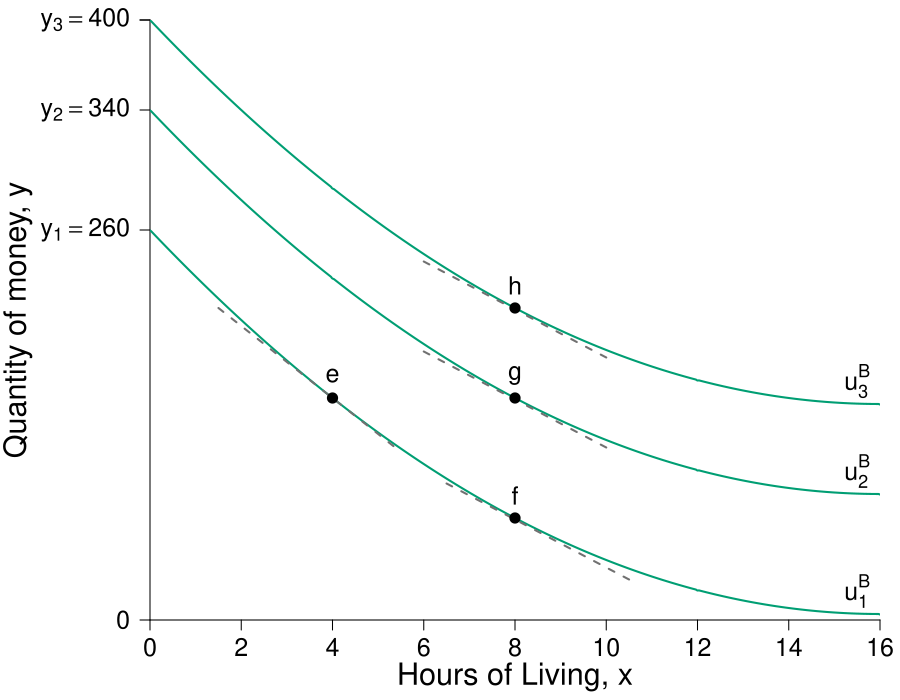

Write the R code that produced this figure.
require(shape)
pdf(file = "property/qql_y_indiff_new.pdf", width = 9, height = 7)

#Set parameters for graphics
namesize <- 1.3
pointsize <- 1.8
axislabelsize <- 1.8
labelsize <- 1.5
namesize <- 1.8
annotatesize <- 1.5
graphlinewidth <- 2
segmentlinewidth <- 1.5


COL <- c("#7fc97f", "#beaed4", "#fdc086", "#ffff99", "#386cb0", "#f0027f", "#bf5b17", "#666666")
COLA <- c("#99d8c9","#66c2a4","#41ae76", "#238b45", "#005824")
COLB <- c("#4eb3d3", "#2b8cbe", "#0868ac","#084081")
Grays <- gray.colors(25, start = 1, end = 0)

#Edited the margins to cater for the larger LHS labels
par(mar =  c(4, 7.5, 1, 1))

mrsA <- function(x, rmax = 32, xmax = 16) {
  rmax - (rmax/xmax)*x
}

uA <- function(x, y, rmax = 32, xmax = 16) {
  (y) + rmax*(x) - (1/2)*(rmax/xmax)*(x)^2
}

indiffA <- function(x, uA = 256, rmax = 32, xmax = 16) {
  uA - rmax*(x) + (1/2)*(rmax/xmax)*(x)^2
}

bcA <- function(x, w = 20, p = 2) {
  w - p*x
}


xlims <- c(0, 16)
ylims <- c(0, 400)

npts <- 501 
x <- seq(xlims[1], xlims[2], length.out = npts)
y <- seq(ylims[1], ylims[2], length.out = npts) 
a <- c(260, 340, 400)

plot(0, 0, xlim = xlims, ylim = ylims, type = "n",
     xlab = expression(paste("")),
     ylab = expression(paste("")), 
     xaxt = "n", 
     yaxt = "n", 
     cex.lab = axislabelsize, 
     bty = "n",
     xaxs="i", 
     yaxs="i")

# ticksy <- seq(from = 0, to = ylims[2], by = 2)
# ylabels <- seq(from = 0, to = ylims[2], by = 2)
# ticksx <- seq(from = 0, to = xlims[2], by = 2)
# xlabels <- seq(from = 0, to = xlims[2], by = 2)
ticksy <- c(0, a[1], a[2], a[3], ylims[2])
ylabels <- c(0, expression(paste(y[1] == 260)), expression(paste(y[2] == 340)), expression(paste(y[3] == 400)), NA)
ticksx <- seq(0, xlims[2], 2)
xlabels <- seq(0, xlims[2], 2)

axis(1, at = ticksx, pos = 0, labels = xlabels, cex.axis = labelsize)
axis(2, at = ticksy, pos = 0, labels = ylabels, las = 1, cex.axis = labelsize)

npts <- 500 
xx1 <- seq(xlims[1], xlims[2], length.out = npts)

#lines(xx1, bcA(xx1, w = 12, p = 1), col = COLB[3], lwd = graphlinewidth)
#lines(xx1, indiffA1(xx1, uA = 20, rmax = 2.5, xmax = 10), col = COLB[4], lwd = graphlinewidth)

#mtext(expression(paste("Hours of Living, ", x)), side=1, line = 2.5, cex = axislabelsize)
text( 0.5*xlims[2],-38, expression(paste("Hours of Living, ", x)), xpd = TRUE, cex = axislabelsize) 
text(-2.9, 0.5*ylims[2], expression(paste("Quantity of money, ", y)), xpd = TRUE, cex = axislabelsize, srt = 90) 

#segments(4.11765, 6.17647, 5.88, 8.88, lty = 1, col = COL[2] , lwd = graphlinewidth)
#text(7.3, 3, expression("Pareto Efficient"))
#text(7.3, 2.5, expression("Curve"))
#Arrows(7.3, 3.5, 7.3, 6.1, col = "black", lty = 1, lwd = 2, arr.type = "triangle", arr.lwd = 0.5)

#Label the iso-welfare functions for the HG, Aisha
text(15.5, indiffA(x = 15.5, uA = a[1]) + 15, expression(u[1]^B), cex = annotatesize)
text(15.5, indiffA(x = 15.5, uA = a[2]) + 15, expression(u[2]^B), cex = annotatesize) 
text(15.5, indiffA(x = 15.5, uA = a[3]) + 15, expression(u[3]^B), cex = annotatesize)
#text(6.6, 8.3, expression(u[4]^A))

#Label mrs function
#text(10, 8, expression(paste(mrs(x,y) == r[max] - frac(r[max], x[max])*x)))
#Arrows(10, 7.5, 10, 5.6, col = "black", lty = 1, lwd = 2, arr.type = "triangle", arr.lwd = 0.5)

#Label satiation
#text(20, 4, expression(paste(x[max] == "Point")))
#text(20, 3, expression(paste("of Satiation")))
#Arrows(20, 2.5, 20, 0.5, col = "black", lty = 1, lwd = 2, arr.type = "triangle", arr.lwd = 0.5)

#Label highest willingness to pay
# text(5, 10.5, expression(paste(r[max] == "Maximum")))
# text(5, 9.5, expression(paste("Willingness to Pay")))
# Arrows(3, 10, 0.5, 10, col = "black", lty = 1, lwd = 2, arr.type = "triangle", arr.lwd = 0.5)


contour(x, y, 
        outer(x, y, uA),
        drawlabels = FALSE,
        col = COLA[3],
        #cex.lab = axislabelsize,
        lwd = graphlinewidth,
        levels = a, 
        xaxs="i", 
        yaxs="i", 
        add = TRUE)

#segments(0, 6, 6, 6, lty = 2, col = "gray" , lwd = segmentlinewidth)
#segments(6, 0, 6, 6, lty = 2, col = "gray" , lwd = segmentlinewidth)


slopeline <- function(x, yint, slope = 1.5){
  yint - slope*x
}

# #segment at 2 hours of work
# segments(2, 0, 2, ylims[2], lty = 2, col = grays[20] , lwd = segmentlinewidth)
# #segment at 10 hours of work


# segments(8, 0, 8, indiffA(x = secondpointsx[2], uA = a[2]), lty = 2, col = grays[20] , lwd = segmentlinewidth)
# segments(0, indiffA(x = secondpointsx[2], uA = a[2]), 8, indiffA(x = secondpointsx[2], uA = a[2]), lty = 2, col = grays[20] , lwd = segmentlinewidth)


# slopex1 <- seq(0.5,3.5,length.out = 200)
# lines(slopex1, slopeline(slopex1, yint = a[1] - 5, slope = mrsA(x = 2)), col = Grays[21], lty = 2, lwd = graphlinewidth)
# lines(slopex1, slopeline(slopex1, yint = a[2] - 5, slope = mrsA(x = 2)), col = Grays[21], lty = 2, lwd = graphlinewidth)
# lines(slopex1, slopeline(slopex1, yint = a[3] - 5, slope = mrsA(x = 2)), col = Grays[21], lty = 2, lwd = graphlinewidth)

slopex1 <- seq(6.5,10.5,length.out = 200)
lines(slopex1, slopeline(slopex1, yint = a[1] - 65, slope = mrsA(x = 8)), col = Grays[21], lty = 2, lwd = graphlinewidth)

slopex2 <- seq(6,10,length.out = 200)
lines(slopex2, slopeline(slopex2, yint = a[2] - 65, slope = mrsA(x = 8)), col = Grays[21], lty = 2, lwd = graphlinewidth)
lines(slopex2, slopeline(slopex2, yint = a[3] - 65, slope = mrsA(x = 8)), col = Grays[21], lty = 2, lwd = graphlinewidth)

slopex3 <- seq(1.5,5.5,length.out = 200)
lines(slopex3, slopeline(slopex3, yint = a[1] - 16, slope = mrsA(x = 4)), col = Grays[21], lty = 2, lwd = graphlinewidth)

# firstpointsx <- c(2, 2, 2)
# firstpointsy <- c(indiffA(x = firstpointsx[1], uA = a[1]), indiffA(x = firstpointsx[2], uA = a[2]), indiffA(x = firstpointsx[3], uA = a[3]))
# points(firstpointsx, firstpointsy, pch = 16, col = "black", cex = 1.5)

secondpointsx <- c(8, 8, 8)
secondpointsy <- c(indiffA(x = secondpointsx[1], uA = a[1]), indiffA(x = secondpointsx[2], uA = a[2]), indiffA(x = secondpointsx[3], uA = a[3]))
points(secondpointsx, secondpointsy, pch = 16, col = "black", cex = 1.5)
text(secondpointsx, secondpointsy + 15, c("f", "g", "h"), xpd = TRUE, cex = annotatesize) 


#Point at same height, but different x as 8
points(4, indiffA(x = secondpointsx[2], uA = a[2]), pch = 16, col = "black", cex = 1.5)
text(4, indiffA(x = secondpointsx[2], uA = a[2]) + 15, expression(e), xpd = TRUE, cex = annotatesize) 


dev.off()
